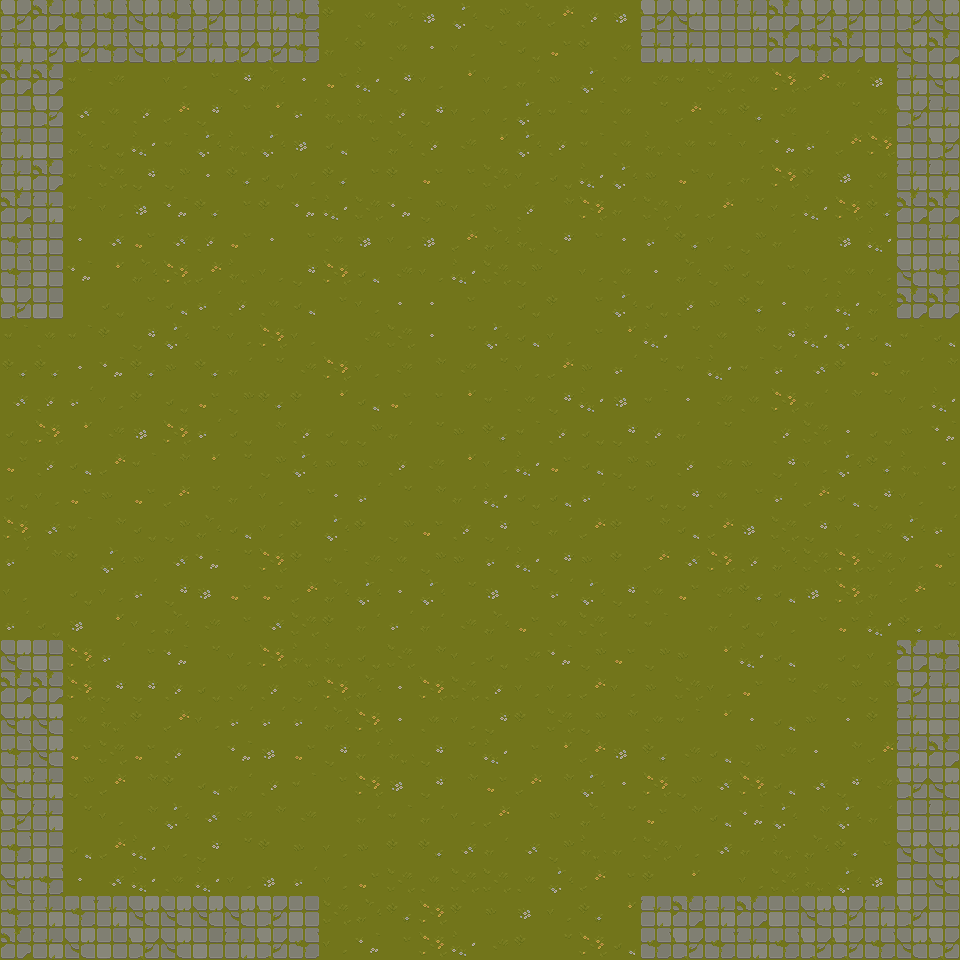

This game map was drawn from its Tiled (.tmx) file and the tilesets committed beside it. A one-line description and the full map source follow:
An orthogonal 30x30 tile map with 32x32 px tiles, 2 tile layers (background, collision) and 4 objects.

<map version="1.10" tiledversion="1.10.1" orientation="orthogonal" renderorder="right-down" width="30" height="30" tilewidth="32" tileheight="32" infinite="0" nextlayerid="3" nextobjectid="22">
 <editorsettings>
  <export format="csv" />
 </editorsettings>
 <tileset firstgid="1" source="TX Tileset Grass.tsx" />
 <layer id="1" name="background" width="30" height="30">
  <data encoding="csv">
32,6,7,18,5,18,30,27,4,16,2,19,18,13,22,10,18,15,23,13,10,27,13,4,22,17,31,27,19,26,
3,8,4,21,25,19,18,6,25,16,27,2,19,5,12,17,4,21,2,19,31,8,21,17,14,32,19,9,13,4,
5,27,3,28,1,12,17,14,18,5,21,29,14,12,24,12,27,9,22,19,28,3,26,19,30,15,27,13,7,3,
28,20,32,19,23,15,14,17,24,31,25,25,23,14,16,12,22,3,3,19,20,15,19,6,28,1,20,19,31,11,
15,28,18,4,29,3,22,25,22,13,8,17,18,23,28,24,22,23,3,19,25,19,3,12,7,31,15,30,30,20,
31,13,3,26,14,10,5,6,4,16,6,17,2,21,17,26,12,4,29,22,9,21,12,27,30,2,13,19,16,22,
29,7,3,12,13,7,6,17,2,7,29,26,7,10,16,9,23,11,30,27,26,16,15,20,16,29,30,6,4,20,
21,30,5,32,21,32,23,21,5,17,19,13,12,13,15,18,25,14,17,5,31,6,16,10,27,1,13,29,18,4,
25,22,7,24,18,30,15,25,12,14,30,8,28,16,29,26,10,1,12,19,5,18,10,4,17,12,19,12,20,31,
11,23,1,4,17,8,31,23,19,8,17,16,5,5,17,1,4,2,17,22,4,23,9,6,5,27,29,18,16,27,
3,19,3,2,14,22,20,12,30,16,1,28,26,5,20,22,8,16,17,24,29,20,19,11,14,29,22,8,3,8,
6,6,5,7,6,9,6,27,20,28,30,12,28,11,28,20,12,15,9,31,20,3,29,3,31,32,2,21,27,11,
32,23,31,16,2,4,21,10,6,2,24,8,21,17,24,3,19,14,29,13,3,5,28,19,30,27,11,20,16,29,
4,30,24,28,13,30,31,4,11,23,4,10,27,20,9,6,3,23,4,14,23,27,20,1,23,26,5,4,9,7,
21,23,8,15,3,11,24,20,10,22,9,9,23,28,24,12,29,21,8,10,9,23,28,9,14,12,22,6,25,5,
4,12,21,9,21,15,20,27,16,17,5,31,20,11,27,29,4,8,31,20,4,14,19,17,31,15,8,14,12,20,
30,32,3,11,4,10,18,8,12,2,22,2,10,21,23,14,17,27,15,2,11,8,15,13,26,14,16,28,22,31,
31,11,2,22,9,32,7,20,30,2,3,28,19,10,9,31,29,14,9,2,15,32,30,23,18,26,30,26,16,21,
12,1,4,12,31,14,13,21,21,15,18,22,5,22,20,13,17,31,22,14,19,21,28,6,8,13,30,27,15,20,
31,4,13,24,16,18,28,17,32,26,2,27,31,27,28,18,21,19,26,20,3,1,27,4,16,17,21,29,6,4,
9,5,30,31,17,7,20,16,30,25,25,4,26,11,12,4,28,7,10,21,10,9,24,29,8,1,4,16,7,12,
17,9,30,14,14,23,4,19,23,10,30,18,5,30,26,23,16,12,15,12,9,26,16,21,20,28,10,10,10,29,
30,31,19,25,2,15,16,31,31,31,18,30,5,19,16,14,2,26,10,11,19,3,24,5,8,9,5,2,25,20,
20,1,21,26,21,23,1,7,13,21,14,27,25,14,20,29,17,24,15,13,6,28,8,10,28,5,11,15,12,16,
12,6,10,15,11,2,8,27,23,3,17,30,13,14,11,21,15,11,22,5,30,10,32,30,8,32,14,28,23,23,
28,6,20,12,11,22,32,28,11,28,1,27,3,27,12,15,1,9,18,20,21,11,8,7,22,11,22,27,8,25,
12,17,8,15,29,16,14,20,2,9,12,9,2,6,32,27,32,10,25,27,26,16,32,27,25,18,6,17,12,11,
12,8,5,32,29,19,29,12,13,31,16,21,26,19,26,26,19,22,15,17,2,24,1,12,26,25,22,13,4,23,
2,18,25,8,1,22,30,4,8,17,26,18,6,30,2,9,13,16,6,24,19,32,27,19,28,30,18,2,27,18,
12,8,17,10,15,29,11,32,16,15,16,7,17,30,29,28,2,20,30,8,25,10,18,29,3,10,23,19,18,6
</data>
 </layer>
 <layer id="2" name="collision" width="30" height="30">
  <data encoding="csv">
42,50,41,41,49,41,42,33,34,41,0,0,0,0,0,0,0,0,0,0,42,49,33,34,50,42,42,33,42,49,
34,42,42,41,49,42,34,42,42,41,0,0,0,0,0,0,0,0,0,0,34,34,33,33,50,41,50,33,49,50,
50,50,0,0,0,0,0,0,0,0,0,0,0,0,0,0,0,0,0,0,0,0,0,0,0,0,0,0,34,49,
33,42,0,0,0,0,0,0,0,0,0,0,0,0,0,0,0,0,0,0,0,0,0,0,0,0,0,0,42,34,
34,33,0,0,0,0,0,0,0,0,0,0,0,0,0,0,0,0,0,0,0,0,0,0,0,0,0,0,33,42,
34,50,0,0,0,0,0,0,0,0,0,0,0,0,0,0,0,0,0,0,0,0,0,0,0,0,0,0,34,34,
50,34,0,0,0,0,0,0,0,0,0,0,0,0,0,0,0,0,0,0,0,0,0,0,0,0,0,0,50,50,
41,33,0,0,0,0,0,0,0,0,0,0,0,0,0,0,0,0,0,0,0,0,0,0,0,0,0,0,33,34,
41,33,0,0,0,0,0,0,0,0,0,0,0,0,0,0,0,0,0,0,0,0,0,0,0,0,0,0,49,41,
42,33,0,0,0,0,0,0,0,0,0,0,0,0,0,0,0,0,0,0,0,0,0,0,0,0,0,0,50,50,
0,0,0,0,0,0,0,0,0,0,0,0,0,0,0,0,0,0,0,0,0,0,0,0,0,0,0,0,0,0,
0,0,0,0,0,0,0,0,0,0,0,0,0,0,0,0,0,0,0,0,0,0,0,0,0,0,0,0,0,0,
0,0,0,0,0,0,0,0,0,0,0,0,0,0,0,0,0,0,0,0,0,0,0,0,0,0,0,0,0,0,
0,0,0,0,0,0,0,0,0,0,0,0,0,0,0,0,0,0,0,0,0,0,0,0,0,0,0,0,0,0,
0,0,0,0,0,0,0,0,0,0,0,0,0,0,0,0,0,0,0,0,0,0,0,0,0,0,0,0,0,0,
0,0,0,0,0,0,0,0,0,0,0,0,0,0,0,0,0,0,0,0,0,0,0,0,0,0,0,0,0,0,
0,0,0,0,0,0,0,0,0,0,0,0,0,0,0,0,0,0,0,0,0,0,0,0,0,0,0,0,0,0,
0,0,0,0,0,0,0,0,0,0,0,0,0,0,0,0,0,0,0,0,0,0,0,0,0,0,0,0,0,0,
0,0,0,0,0,0,0,0,0,0,0,0,0,0,0,0,0,0,0,0,0,0,0,0,0,0,0,0,0,0,
0,0,0,0,0,0,0,0,0,0,0,0,0,0,0,0,0,0,0,0,0,0,0,0,0,0,0,0,0,0,
49,33,0,0,0,0,0,0,0,0,0,0,0,0,0,0,0,0,0,0,0,0,0,0,0,0,0,0,50,41,
50,50,0,0,0,0,0,0,0,0,0,0,0,0,0,0,0,0,0,0,0,0,0,0,0,0,0,0,42,34,
49,49,0,0,0,0,0,0,0,0,0,0,0,0,0,0,0,0,0,0,0,0,0,0,0,0,0,0,34,33,
41,49,0,0,0,0,0,0,0,0,0,0,0,0,0,0,0,0,0,0,0,0,0,0,0,0,0,0,34,50,
49,34,0,0,0,0,0,0,0,0,0,0,0,0,0,0,0,0,0,0,0,0,0,0,0,0,0,0,42,49,
42,34,0,0,0,0,0,0,0,0,0,0,0,0,0,0,0,0,0,0,0,0,0,0,0,0,0,0,33,34,
41,33,0,0,0,0,0,0,0,0,0,0,0,0,0,0,0,0,0,0,0,0,0,0,0,0,0,0,49,49,
49,41,0,0,0,0,0,0,0,0,0,0,0,0,0,0,0,0,0,0,0,0,0,0,0,0,0,0,33,49,
41,34,41,34,49,49,49,49,42,33,0,0,0,0,0,0,0,0,0,0,34,50,34,50,33,49,42,34,42,33,
50,34,49,33,42,49,33,34,42,41,0,0,0,0,0,0,0,0,0,0,41,42,41,34,41,42,42,41,49,42
</data>
 </layer>
 <objectgroup id="4" name="obstacles" opacity="0.9">
  <object id="17" x="0" y="0" width="64" height="320">
   <properties>
    <property name="closedX" type="float" value="0" />
    <property name="closedY" type="float" value="320" />
   </properties>
  </object>
  <object id="19" x="896" y="640" width="64" height="320">
   <properties>
    <property name="closedX" type="float" value="896" />
    <property name="closedY" type="float" value="320" />
   </properties>
  </object>
  <object id="20" x="0" y="896" width="320" height="62">
   <properties>
    <property name="closedX" type="float" value="320" />
    <property name="closedY" type="float" value="896" />
   </properties>
  </object>
  <object id="21" x="640" y="0" width="320" height="62">
   <properties>
    <property name="closedX" type="float" value="320" />
    <property name="closedY" type="float" value="0" />
   </properties>
  </object>
 </objectgroup>
</map>
